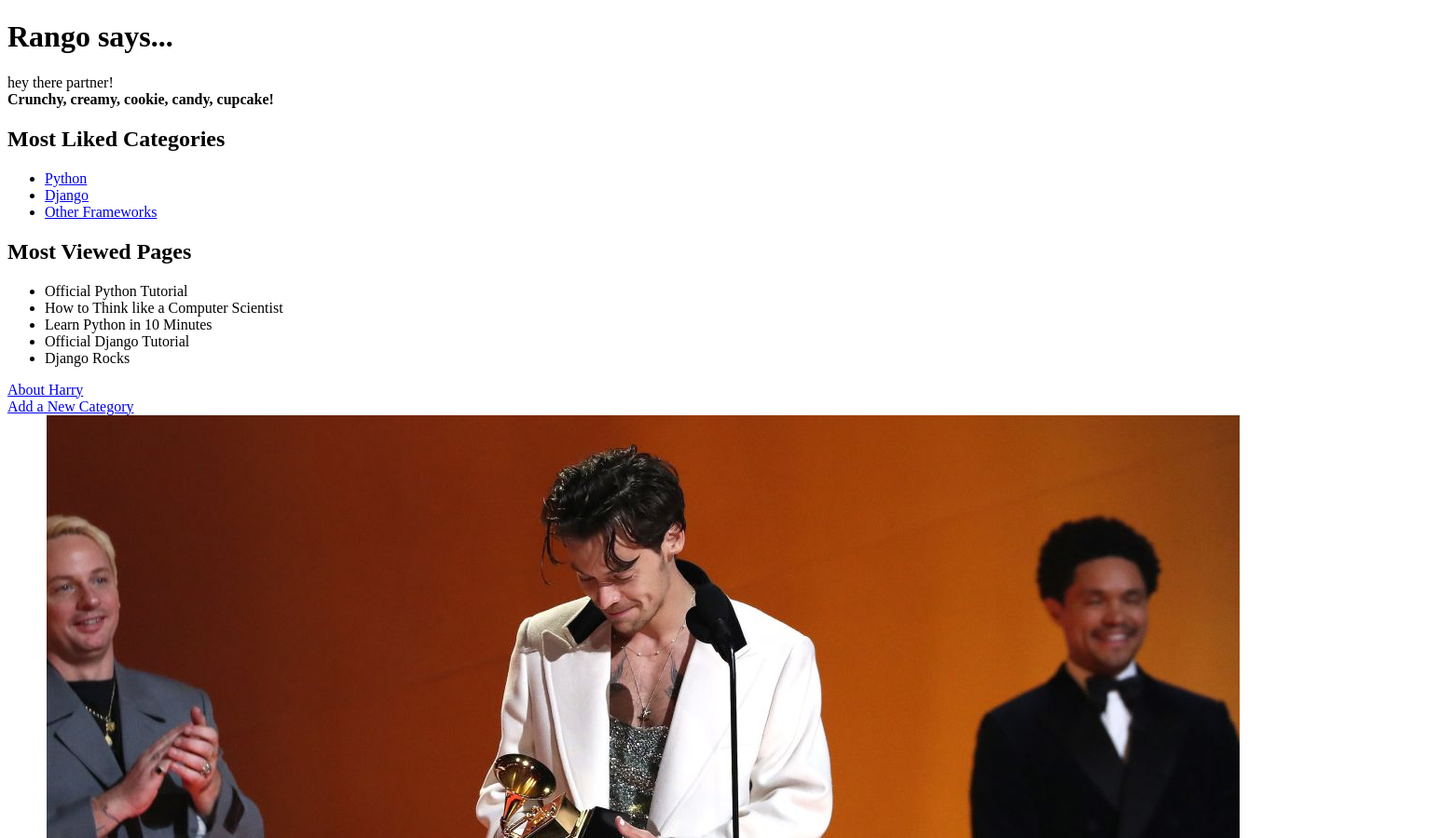
The app's page / (upper part), older data.
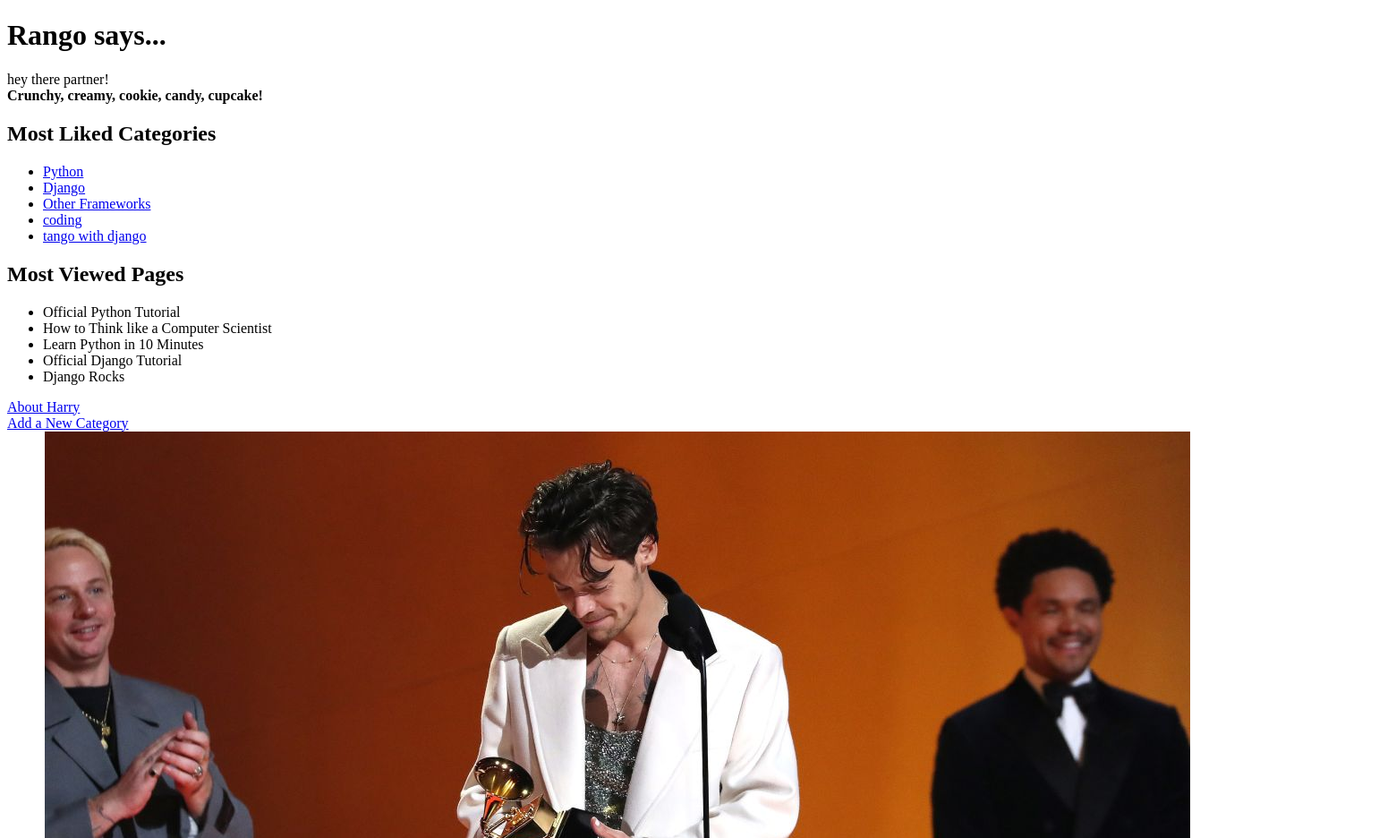
The same page, newer data.
### rango/models.py (models this page shows, shortened)
class Category(models.Model):
    name = models.CharField(max_length=128, unique=True)
    views = models.IntegerField(default=0)
    likes = models.IntegerField(default=0)
    slug = models.SlugField(unique=True)
    class Meta:
        verbose_name_plural = 'categories'

class Page(models.Model):
    category = models.ForeignKey(Category, on_delete=models.CASCADE)
    title = models.CharField(max_length=128)
    url = models.URLField()
    views = models.IntegerField(default=0)

### rango/views.py (the view)
# urls.py: path('', views.index, name='index'),
def index(request):
    category_list = Category.objects.order_by('-likes')[:5]
    page_list = Page.objects.order_by('-views')[:5]
    context_dict = {}
    context_dict['boldmessage'] = 'Crunchy, creamy, cookie, candy, cupcake!'
    context_dict['categories'] = category_list
    context_dict['pages'] = page_list
    return render(request, 'rango/index.html', context=context_dict)

### templates/rango/index.html (shortened to what this page needs)
<!DOCTYPE html>
{% load staticfiles %}
<html>
    <head>
    </head>
    <body>
        <h1>Rango says...</h1>
        <div>
            hey there partner! <br />
            <strong>{{ boldmessage }}</strong><br />
        </div>
        <div>
        <h2>Most Liked Categories</h2>
        {% if categories %}
            <ul>
            {% for category in categories %}
                <li>
                    <a href="/rango/category/{{ category.slug }}/">{{ category.name }}</a>
                </li>
            {% endfor %}
            </ul>
        {% else %}
            <strong>There are no categories present.</strong>
        {% endif %}
        </div>
        <div>
            <h2>Most Viewed Pages</h2>
            {% if pages %}
            <ul>
                {% for page in pages %}
                <li>{{page.title}}</li>
                {% endfor %}
            </ul>
            {% else %}
                <strong> There are no pages present.</strong>
            {% endif %}
        </div>
        <div>
            <a href="/rango/about/">About Harry</a><br />
            <a href="/rango/add_category/">Add a New Category</a><br />
            <img  /> harry <img src="{% static 'images/hs.jpg' %}" alt="Picture of a HS."/>
        </div>
    </body>
</html>

Row changes from the older to the newer data that the page shows:
added Category: name "coding"
added Category: name "tango with django"
